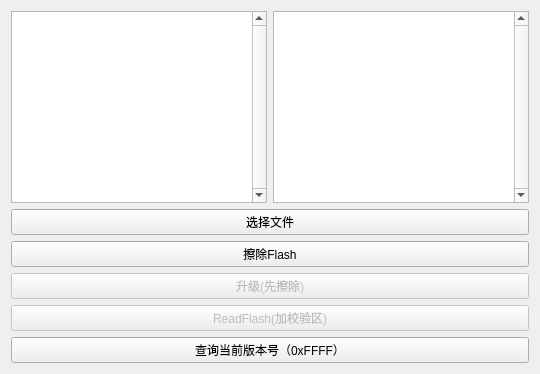
      <widget class="QWidget" name="tab_13">
       <attribute name="title">
        <string>在线升级（IAP）</string>
       </attribute>
       <layout class="QVBoxLayout" name="verticalLayout_10">
        <item>
         <layout class="QHBoxLayout" name="horizontalLayout_21">
          <item>
           <widget class="QTextBrowser" name="textBrowser_iap">
            <property name="verticalScrollBarPolicy">
             <enum>Qt::ScrollBarAlwaysOn</enum>
            </property>
            <property name="horizontalScrollBarPolicy">
             <enum>Qt::ScrollBarAsNeeded</enum>
            </property>
           </widget>
          </item>
          <item>
           <widget class="QTextBrowser" name="textBrowser_iap_read">
            <property name="verticalScrollBarPolicy">
             <enum>Qt::ScrollBarAlwaysOn</enum>
            </property>
            <property name="horizontalScrollBarPolicy">
             <enum>Qt::ScrollBarAsNeeded</enum>
            </property>
           </widget>
          </item>
         </layout>
        </item>
        <item>
         <widget class="QPushButton" name="btn_iap_loadfile">
          <property name="text">
           <string>选择文件</string>
          </property>
         </widget>
        </item>
        <item>
         <widget class="QPushButton" name="btn_iap_erase">
          <property name="toolTip">
           <string>[0xA0, 0x00, 0x00, 0xAA, 0x55, 0xA5, 0x5A]</string>
          </property>
          <property name="text">
           <string>擦除Flash</string>
          </property>
         </widget>
        </item>
        <item>
         <widget class="QPushButton" name="btn_iap_start">
          <property name="enabled">
           <bool>false</bool>
          </property>
          <property name="toolTip">
           <string>先点击擦除Flash命令,会激活此按钮</string>
          </property>
          <property name="text">
           <string>升级(先擦除)</string>
          </property>
         </widget>
        </item>
        <item>
         <widget class="QPushButton" name="btn_iap_read_flash">
          <property name="enabled">
           <bool>false</bool>
          </property>
          <property name="text">
           <string>ReadFlash(加校验区)</string>
          </property>
         </widget>
        </item>
        <item>
         <widget class="QPushButton" name="btn_iap_get_version">
          <property name="toolTip">
           <string>[0xA0, 0xFF, 0xFF, 0xA1,0xRead,0xRead,0xRead,0xRead]</string>
          </property>
          <property name="text">
           <string>查询当前版本号（0xFFFF）</string>
          </property>
         </widget>
        </item>
       </layout>
      </widget>
